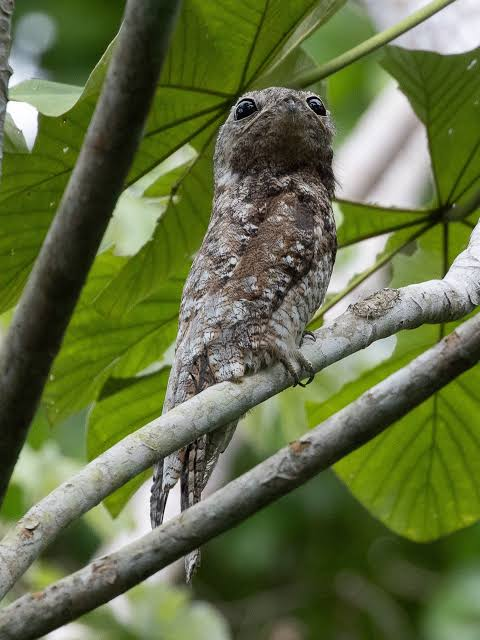
#> input picture potoo/img_dir/images-1.jpg, 480 x 640 px
$ python potoo.py -I potoo/img_dir/1200.jpg -i potoo/img_dir/images-1.jpg
#> lines starting #> are read from the running program, lines starting #| are printed output that depends on the picture
import os
import time
import random
import string
from pathlib import Path
from loguru import logger
from PIL import Image
import argparse
import numpy as np
import threading

IMG_HEIGHT = 1024
IMG_WIDTH = 1024

def init_argparse() -> argparse.Namespace:
    parser = argparse.ArgumentParser(
        prog="courier-potoo",
        description="helper demo for courier",
    )
    # does this program write random files? if not, it's an ingester
    parser.add_argument("--write", "-w", type=bool, default=False)
    # collection of images to be converted to
    parser.add_argument("--imagepath", "-I", type=str, default="")

    # time between generation of random images
    parser.add_argument("--timeout", "-t", type=int, default=0.5)
    # where the random images are stored
    parser.add_argument("--outputpath", "-o", type=str, default=".")
    # filetype
    parser.add_argument("--filetype", type=str, default="png")

    # image ingest
    parser.add_argument("--input", "-i", type=str, default=None)
    # how many steps to get to target image?
    parser.add_argument("--iterations", "-it", type=int, default=25)
    # duration of generated gif
    parser.add_argument("--duration", "-d", type=int, default=100)

    return parser.parse_args()


class Potoo:
    def __init__(self,
                 args: argparse.Namespace) -> None:
        self._color_scheme_len : int = 5
        self._image_path : Path = Path(args.imagepath)
        self._output_path : Path = Path(args.outputpath)
        self._filetype : str = args.filetype
        self._timeout : int = args.timeout
        self._iterations = args.iterations
        self._duration = args.duration
    def _generate_tag(self, length=8):
        characters = string.ascii_letters + string.digits

        tag = ''.join(random.choices(characters, k=length))
        # e.g. keyboard smash
        return tag
    def _generate_random_image(self) -> Image.Image:
        color_scheme = np.array([
            tuple(random.randint(0,255) for _ in range(3))
            for _ in range(self._color_scheme_len)
        ], dtype=np.uint8)

        random_image = color_scheme[
            np.random.randint(0, len(color_scheme), size=(IMG_HEIGHT, IMG_WIDTH))
        ]

        return Image.fromarray( random_image )
    def _save_image(self, image : Image.Image) -> Path:
        tag = self._generate_tag()
        path_name = f"{os.path.join(self._output_path, tag)}.{self._filetype}"
        image.save(path_name)
        return Path(path_name)

    def drive_writer(self) -> None:
        while(True):
            generated_image = self._generate_random_image()
            saved_image = self._save_image(generated_image)
            logger.debug(f"Saved random image to {saved_image}")
            time.sleep(self._timeout)
    def _generate_gif(self, steps_arr : list[Image.Image], tag : str) -> Path:
        output_path = f"{os.path.join(self._output_path, tag)}.gif"
        steps_arr[0].save(output_path, save_all=True,
                          append_images=steps_arr, duration=self._duration)
        return Path(output_path)
    def ingest_image(self, source : Path) -> None:
        # get random image from imagepath
        source_img = Image.open(source)
#> source_img is the input picture: PIL image 480x640 RGB; mean R, G, B 99.4, 111.1, 67.8
        source_img = source_img.resize((IMG_HEIGHT, IMG_WIDTH), Image.Resampling.LANCZOS)
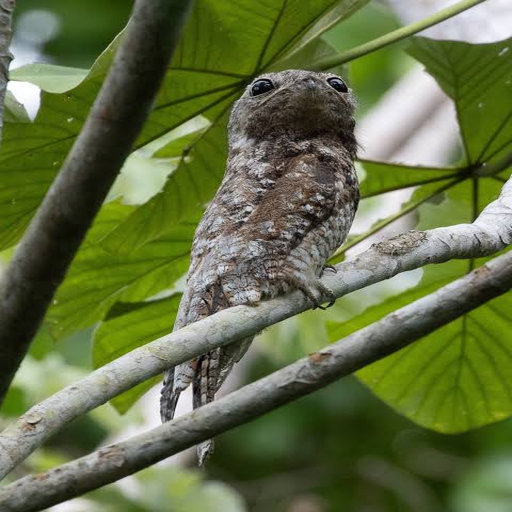
#> source_img: PIL image 1024x1024 RGB (shown at 1/2 size); mean R, G, B 99.4, 111.1, 67.8
#> (the run stopped early here; a loop or call above may not have finished)

$ run again, on potoo/img_dir/images.jpg
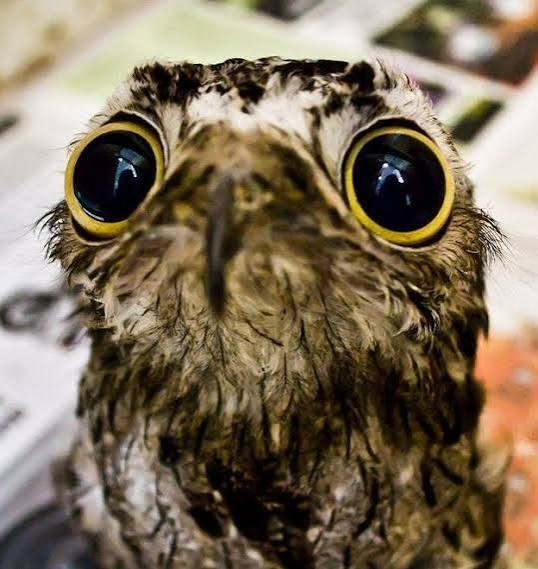
#> input picture potoo/img_dir/images.jpg, 538 x 569 px
#> in ingest_image, source_img is the input picture: PIL image 538x569 RGB; mean R, G, B 125.5, 110.4, 88.7
#> in ingest_image, `source_img = source_img.resize((IMG_HEIGHT, IMG_WIDTH), Image.Resampli..`:
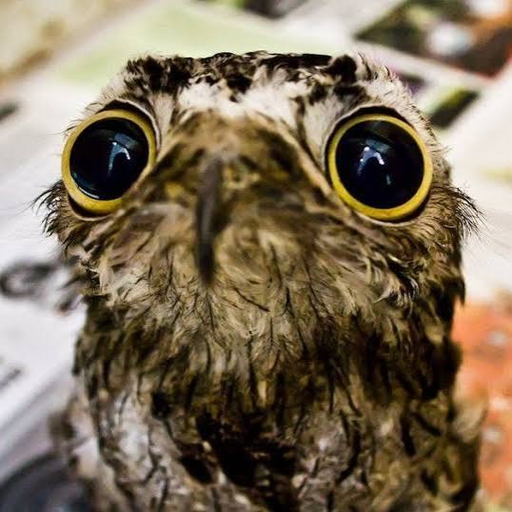
#> source_img: PIL image 1024x1024 RGB (shown at 1/2 size); mean R, G, B 125.5, 110.4, 88.8

$ run again, on potoo/img_dir/potoo.jpg
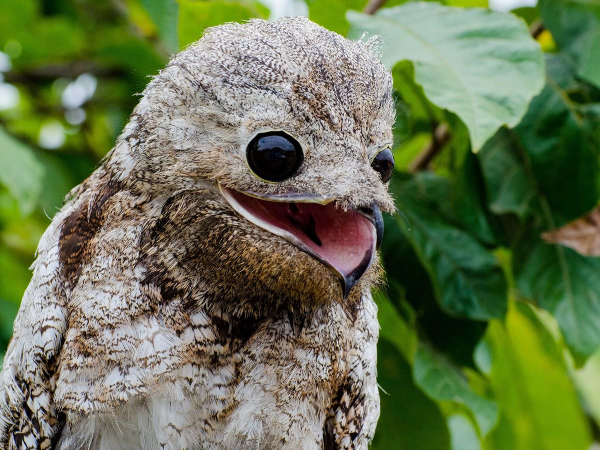
#> input picture potoo/img_dir/potoo.jpg, 1200 x 900 px (shown at 1/2 size)
#> in ingest_image, source_img is the input picture: PIL image 1200x900 RGB; mean R, G, B 104.9, 116.6, 81.6
#> in ingest_image, `source_img = source_img.resize((IMG_HEIGHT, IMG_WIDTH), Image.Resampli..`:
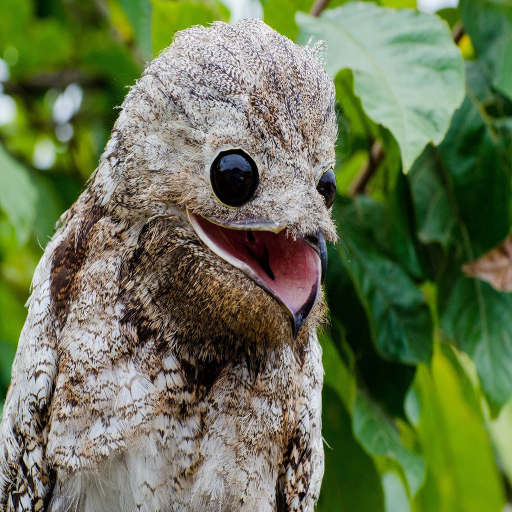
#> source_img: PIL image 1024x1024 RGB (shown at 1/2 size); mean R, G, B 104.9, 116.6, 81.6
